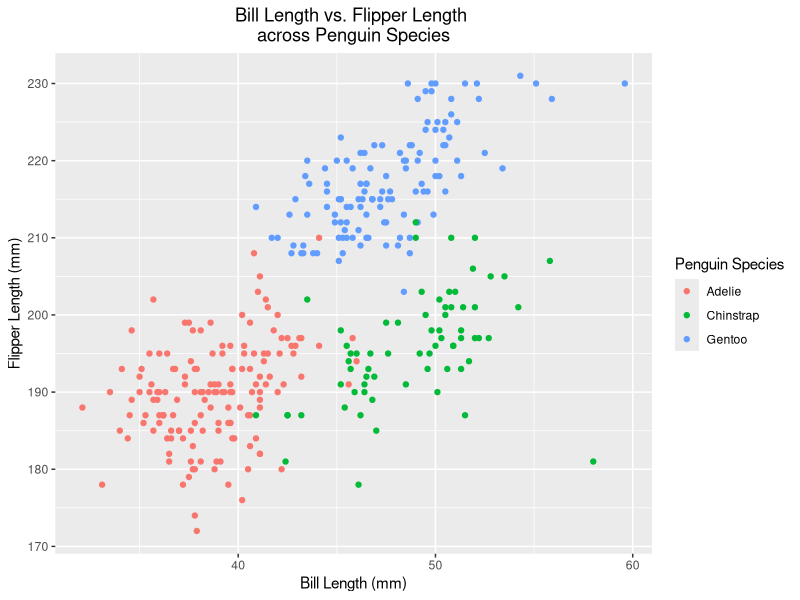
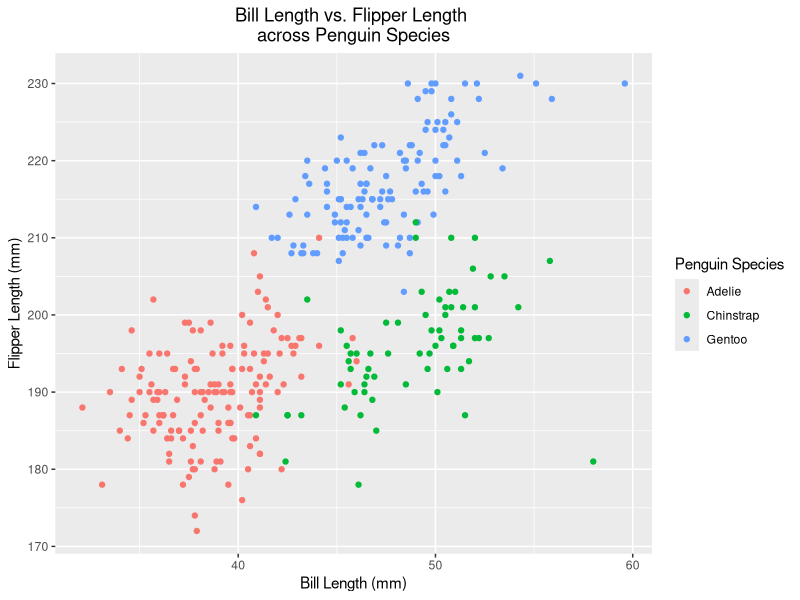

Reproduce these figures in R, in order.
## ---- chunk 1
library(tidyverse)
## ---- chunk 2
set.seed(1)

problem1_df = 
  tibble(
  sample = rnorm(10),
  lrgr_than_0 = sample > 0,
  vec_char = c("a", "b", "c", "d", "e", "f", "g", "h", "i", "j"),
  vec_factor = factor(c("low", "medium", "high", "medium", "high", "low", "low", "medium", "high", "high"))
)
## ---- chunk 3
  mean(pull(problem1_df, sample))
  mean(pull(problem1_df, lrgr_than_0))
  mean(pull(problem1_df, vec_char))
  mean(pull(problem1_df, vec_factor))
## ---- chunk 4
  as.numeric(pull(problem1_df, lrgr_than_0))
  as.numeric(pull(problem1_df, vec_char))
  as.numeric(pull(problem1_df, vec_factor))
## ---- chunk 5
  data("penguins", package = "palmerpenguins")
## ---- chunk 6
  mean(as.double(pull(penguins, flipper_length_mm)), na.rm = TRUE)
## ---- chunk 7
  ggplot(penguins, aes(x = bill_length_mm, y = flipper_length_mm, color = species)) + labs(x = "Bill Length (mm)", y = "Flipper Length (mm)") + ggtitle("Bill Length vs. Flipper Length \nacross Penguin Species") + labs(colour = "Penguin Species") + theme(plot.title = element_text(hjust = 0.5)) + geom_point()

  ggsave("penguins_scatterplot.pdf", height = 4, width = 6)
